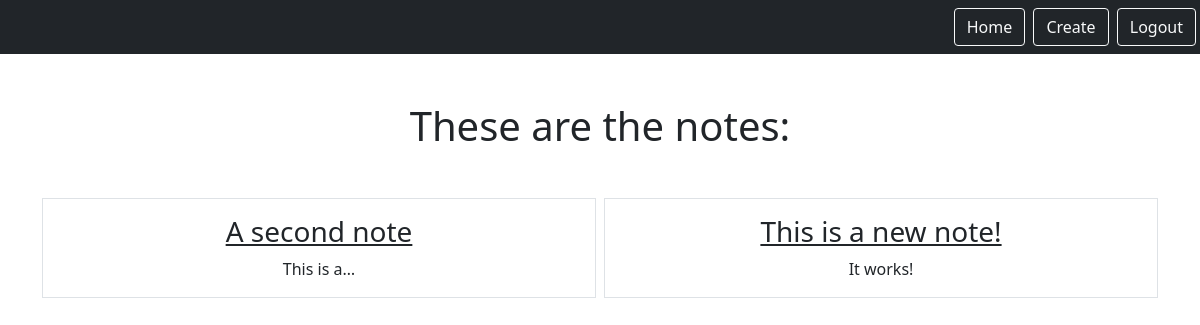
Page /smart/notes (signed in) on the earlier database version.
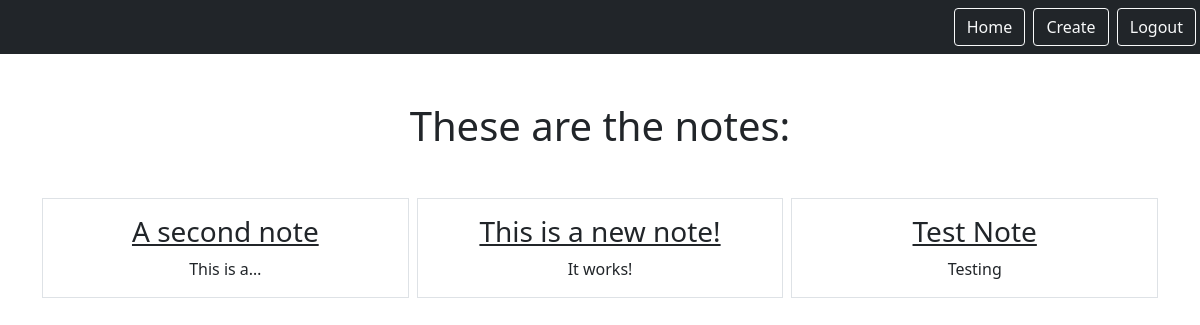
Same page on the later database version.
### notes/models.py (models this page shows)
class Notes(models.Model):
    title = models.CharField(max_length=200)
    text = models.TextField()
    created = models.DateTimeField(auto_now_add=True)
    user = models.ForeignKey(User, on_delete=models.CASCADE, related_name="notes")

### notes/views.py (the view)
# urls.py: path('notes', views.NotesListView.as_view(), name="notes.list"),
class NotesListView(LoginRequiredMixin, ListView):
    model = Notes
    context_object_name = "notes"
    template_name = "notes/notes_list.html"
    login_url = "/login"
    def get_queryset(self):
        return self.request.user.notes.all()

### notes/templates/notes/notes_list.html
{% extends "base.html" %}
{% block content %}
    <h1 class="my-5">These are the notes:</h1>
        <div class="row row-cols3 g-2">
            {% for note in notes %}
            <div class="col">
                <div class="p-3 border">
                    <a href="{% url 'notes.detail' pk=note.id %}" class="text-dark text-decoration-non">
                        <h3>{{note.title}}</h3>
                    </a>
                    {{note.text|truncatechars:10}}
                </div>
            </div>
            {% endfor %}
        </div>
{% endblock %}

Differences in the rows shown:
added Notes: title "Test Note", text "Testing"
